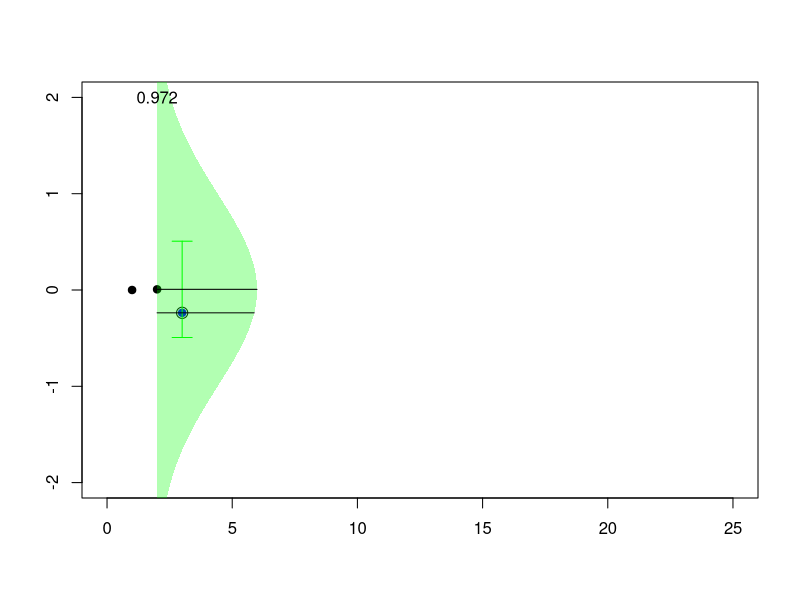
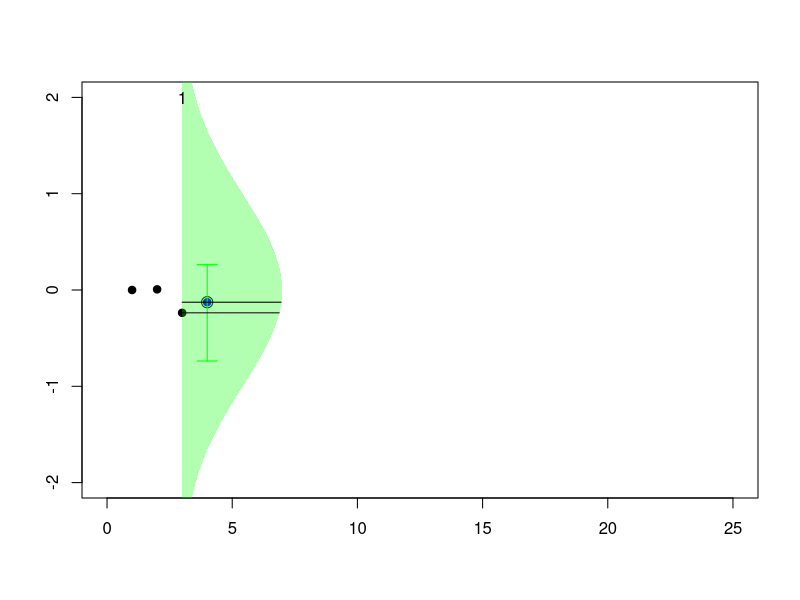
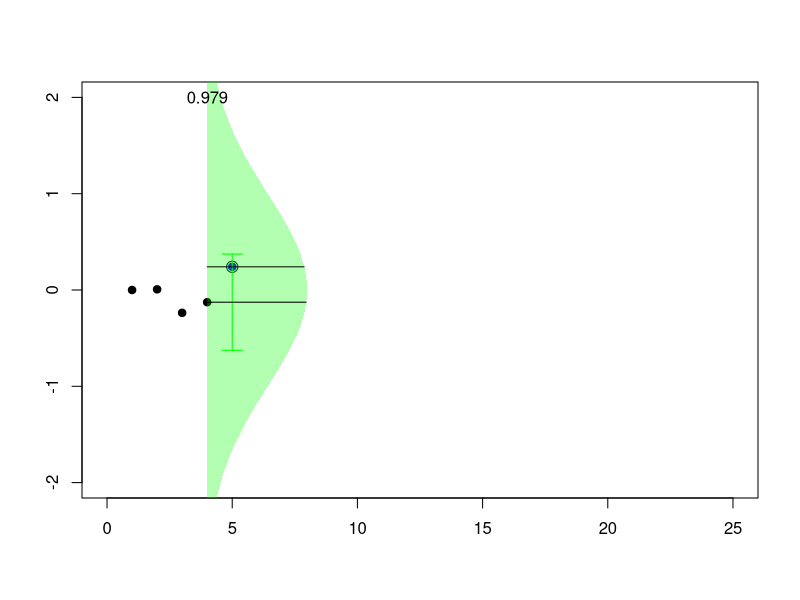
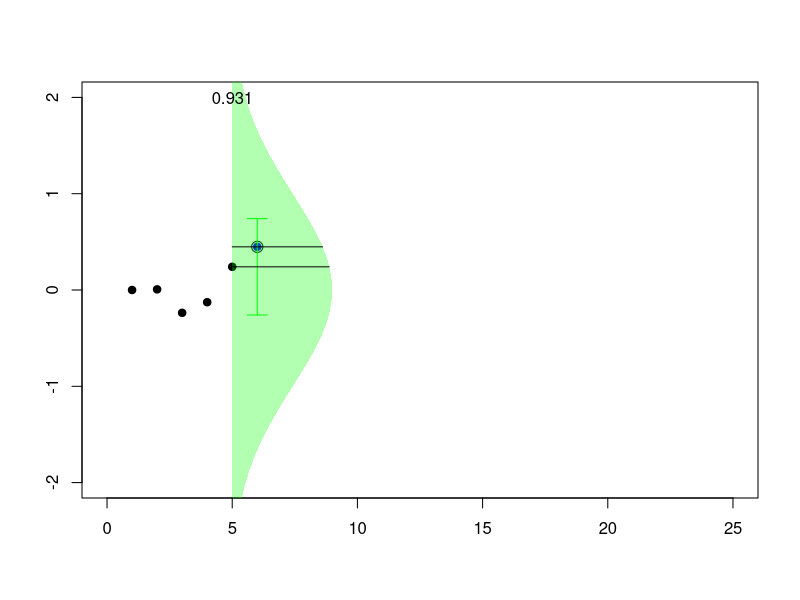
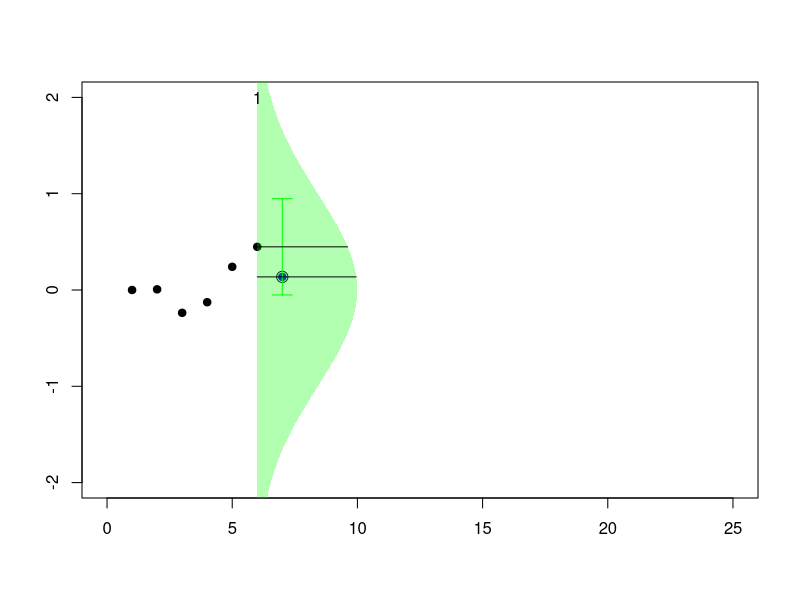
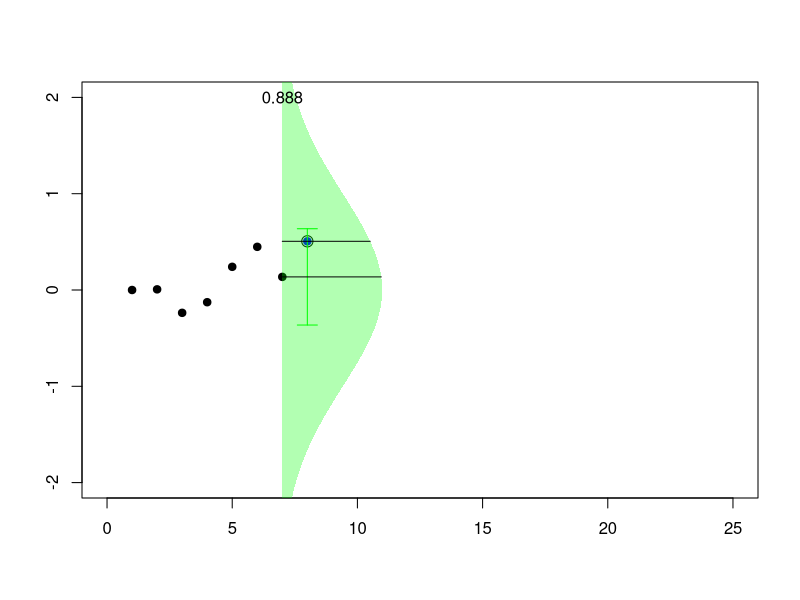
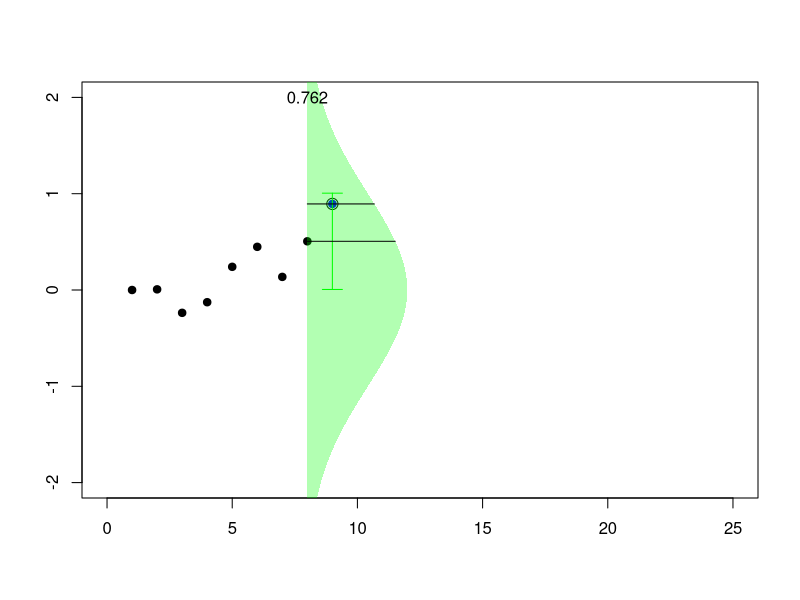
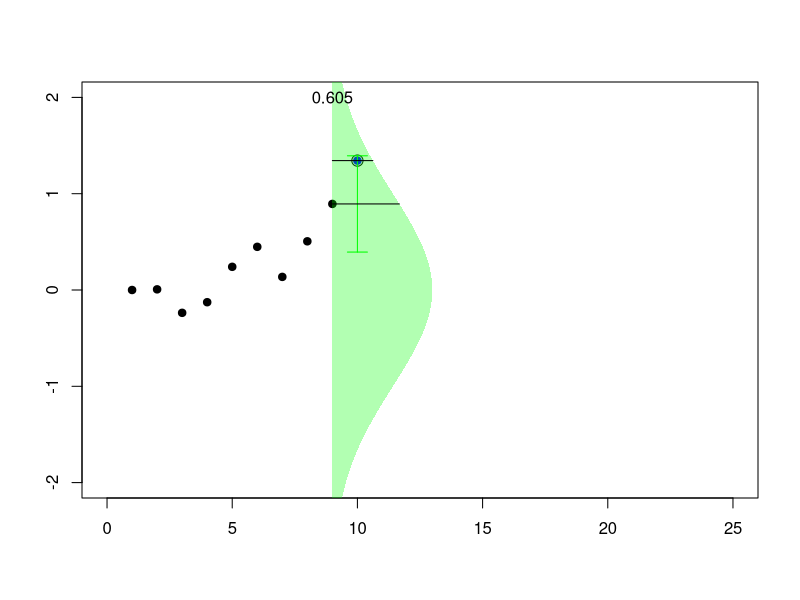

The R source for these figures, in order:
## ---- chunk 1
metrop1 <- function(n=1000,eps=0.5){
 vec <- matrix(NA, n, 3)
 x=0
 vec[1] <- x
 for (i in 2:n) {
 innov <- runif(1,-eps,eps)
 mov <- x+innov
 R <- min(1,dnorm(mov)/dnorm(x))
 u <- runif(1)
 if (u < R) x <- mov
 vec[i,] <- c(x,mov,R)
 }
return(vec)}
## ---- chunk 2
#install.packages('gifski')
#if (packageVersion('knitr') < '1.20.14') {
#  remotes::install_github('yihui/knitr')
#}
vec <- metrop1(25)
u=seq(-3,3,by=.01)
pic_ani = function(k){
  plot(1:k,vec[1:k,1],pch=19,xlim=c(0,25),ylim=c(-2,2),xlab="",ylab="")
    if(vec[k+1,1]==vec[k+1,2]) points(k+1,vec[k+1,1],col="blue",pch=19)
    if(vec[k+1,1]!=vec[k+1,2]) points(k+1,vec[k+1,1],col="red",pch=19)
  points(k+1,vec[k+1,2],cex=1.5)
  arrows(k+1,vec[k,1]-.5,k+1,vec[k,1]+.5,col="green",angle=90,code = 3,length=.1)
  polygon(c(k+dnorm(u)*10,rep(k,length(u))),c(u,rev(u)),col=rgb(0,1,0,.3),
          border=NA)  
  segments(k,vec[k,1],k+dnorm(vec[k,1])*10,vec[k,1])
  segments(k,vec[k+1,2],k+dnorm(vec[k+1,2])*10,vec[k+1,2])
  text(k,2,round(vec[k+1,3],digits=3))
}
for (k in 2:23) {pic_ani(k)}
## ---- chunk 3
vec <- metrop1(10000)
simx <- vec[1000:10000,1]
par(mfrow=c(1,4))
plot(simx,type="l")
hist(simx,probability = TRUE,col="light blue",border="white")
lines(u,dnorm(u),col="red")
qqnorm(simx)
acf(simx,lag=100,lwd=2,col="light blue")
## ---- chunk 4
sim <- NULL
 lambda <- c(1,2)
 X <- c(3,3)
 s <- 5
 for(k in 1:1000){
 i <- sample(1:2,1)
 X[i] <- rexp(1,lambda[i])+max(0,s-sum(X[-i]))
 while(sum(X)<s){
 X[i] <- rexp(1,lambda[i])+max(0,s-sum(X[-i])) }
 sim <- rbind(sim,X) }
plot(sim,xlim=c(1,11),ylim=c(0,4.3))
polygon(c(-1,-1,6),c(-1,6,-1),col="red",density=15,border=NA)
abline(5,-1,col="red")
## ---- chunk 5
lambda <- c(1,2)
X <- c(3,3)
sim <- X
s <- 5
for(k in 1:100){
 set.seed(k)
 i <- sample(1:2,1)
 X[i] <- rexp(1,lambda[i])+max(0,s-sum(X[-i]))
 while(sum(X)<s){
 X[i] <- rexp(1,lambda[i])+max(0,s-sum(X[-i])) }
 sim <- rbind(sim,X) }
pic_ani = function(n){
plot(sim[1:n,],xlim=c(1,11),ylim=c(0,5),xlab="",ylab="")
i=which(apply(sim[(n-1):n,],2,diff)==0)
if(i==1) abline(v=sim[n,1],col="grey")
if(i==2) abline(h=sim[n,2],col="grey")
if(n>=1) points(sim[n,1],sim[n,2],pch=19,col="blue",cex=1.4)
if(n>=2) points(sim[n-1,1],sim[n-1,2],pch=19,col="red",cex=1.4)
polygon(c(-1,-1,6),c(-1,6,-1),col="red",density=15,border=NA)
abline(5,-1,col="red")
}
## ---- chunk 6
for (i in 2:100) {pic_ani(i)}
